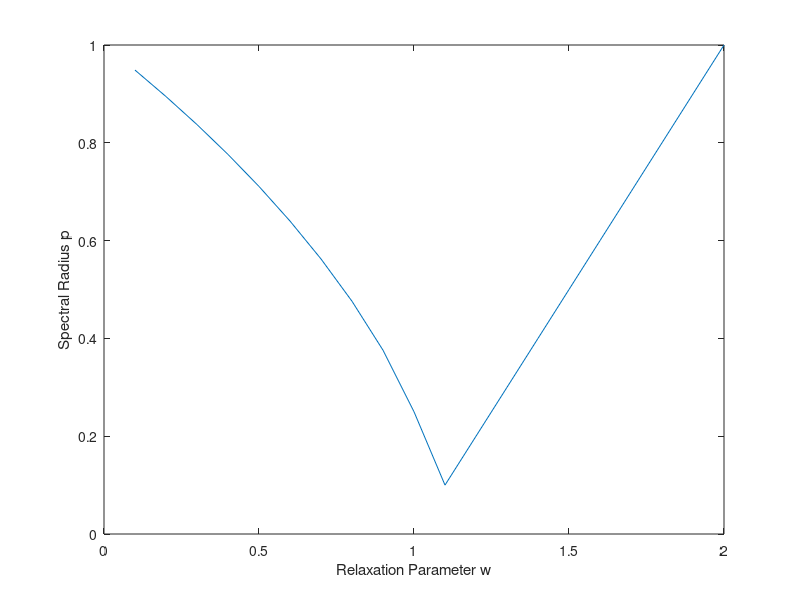

MATLAB code to generate this figure:
% Input Matrix A
A = [2 -1; -1 2];

% plot settings (step-size relaxation param)
w_min = 0.1;
w_max = 2;
w_step = 0.1;

% Input adjustment
D = diag(diag(A));
E = tril(A);
I = eye(2);

% calculating the spectral radius for each w
x = [];
y = [];
for w = w_min:w_step:w_max
  % Computing the iteration matrix
  T = I - ((1-w)/w * D + E)^-1 * A;

  % Retrieving the spectral radius (max eigenvalue)
  eig_T = eig(T);
  spectral_radius = max(abs(eig_T));
  
  % Adding the x & y value to the arrays
  x(end + 1) = w;
  y(end + 1) = spectral_radius;
end

% plot the data

plot(x,y)
xlabel('Relaxation Parameter w')
ylabel('Spectral Radius p')